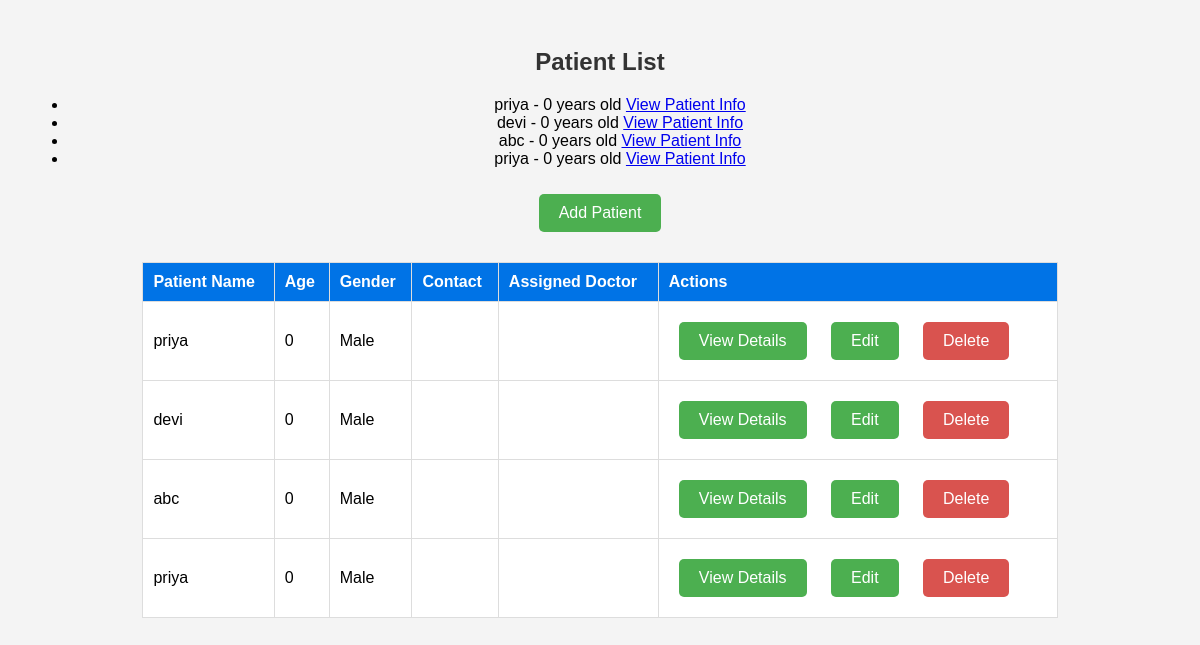
The app's page /patients/, older data.
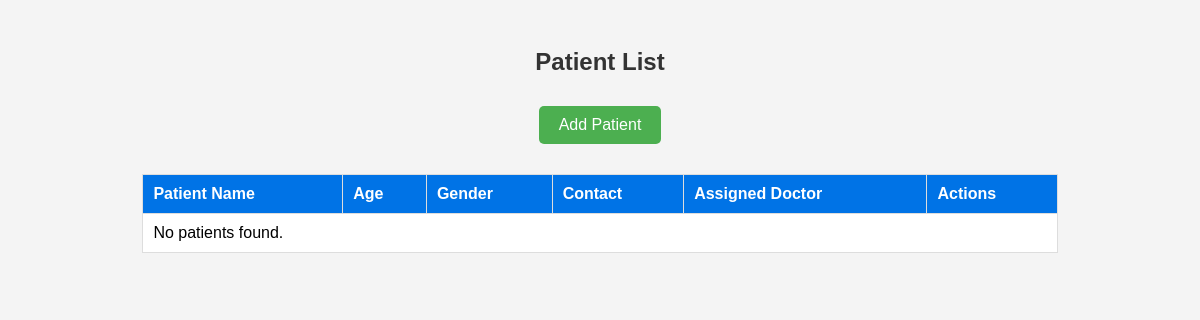
The same page, newer data.
### hospital_app/models.py (models this page shows, shortened)
class Patient(models.Model):
    name = models.CharField(max_length=100)
    age = models.IntegerField()
    gender = models.CharField(max_length=10)
    contact = models.CharField(max_length=15)  # Ensure this field exists
    address = models.TextField()
    doctor = models.ForeignKey('Doctor', on_delete=models.CASCADE)  # Make sure this field exists
    medical_history = models.TextField()  # Ensure this field exists

### hospital_app/views.py (the view)
# urls.py: path('patients/', views.patients_list, name='patients_list'),
def patients_list(request):
    patients = Patient.objects.all()
    return render(request, 'hospital_app/patients.html', {'patients': patients})

### hospital_app/templates/hospital_app/patients.html (shortened to what this page needs)
{% load static %}
<!DOCTYPE html>
<html lang="en">
<head>
</head>
<body>
    <h2>Patient List</h2>
<ul>
    {% for patient in patients %}
        <li>
            {{ patient.name }} - {{ patient.age }} years old
            <a href="{% url 'patient_info' patient_id=patient.id %}">View Patient Info</a>
        </li>
    {% endfor %}
</ul>
    <a href="{% url 'add_patient' %}" class="button">Add Patient</a>
    <table>
        <thead>
            <tr>
                <th>Patient Name</th>
                <th>Age</th>
                <th>Gender</th>
                <th>Contact</th>
                <th>Assigned Doctor</th>
                <th>Actions</th>
            </tr>
        </thead>
        <tbody>
            {% for patient in patients %}
            <tr>
                <td>{{ patient.name }}</td>
                <td>{{ patient.age }}</td>
                <td>{{ patient.gender }}</td>
                <td>{{ patient.contact }}</td>
                <td>{{ patient.doctor.name }}</td>
                <td>
                    <a href="{% url 'patient_info' patient.id %}" class="button">View Details</a>
                    <a href="{% url 'edit_patient' patient.id %}" class="button">Edit</a>
                    <a href="{% url 'delete_patient' patient.id %}" class="button delete">Delete</a>
                </td>
            </tr>
            {% empty %}
            <tr>
                <td colspan="6">No patients found.</td>
            </tr>
            {% endfor %}
        </tbody>
    </table>
</body>
</html>

### hospital_app/templates/hospital_app/patients.html (style rules this page uses)
body { font-family: Arial, sans-serif; background-color: #f4f4f4; text-align: center; padding: 20px; }
h2 { color: #333; }
table { width: 80%; margin: 20px auto; border-collapse: collapse; background: white; }
th, td { padding: 10px; border: 1px solid #ddd; text-align: left; }
th { background: #0073e6; color: white; }
.button { display: inline-block; padding: 10px 20px; background-color: #4CAF50; color: white; border: none; cursor: pointer; text-decoration: none; font-size: 16px; margin: 10px; border-radius: 5px; }

Row changes from the older to the newer data that the page shows:
removed Patient: name "priya", age "0", gender "Male"
removed Patient: name "devi", age "0", gender "Male"
removed Patient: name "abc", age "0", gender "Male"
removed Patient: name "priya", age "0", gender "Male"
Text that changed along with them:
text now shown: "No patients found."
